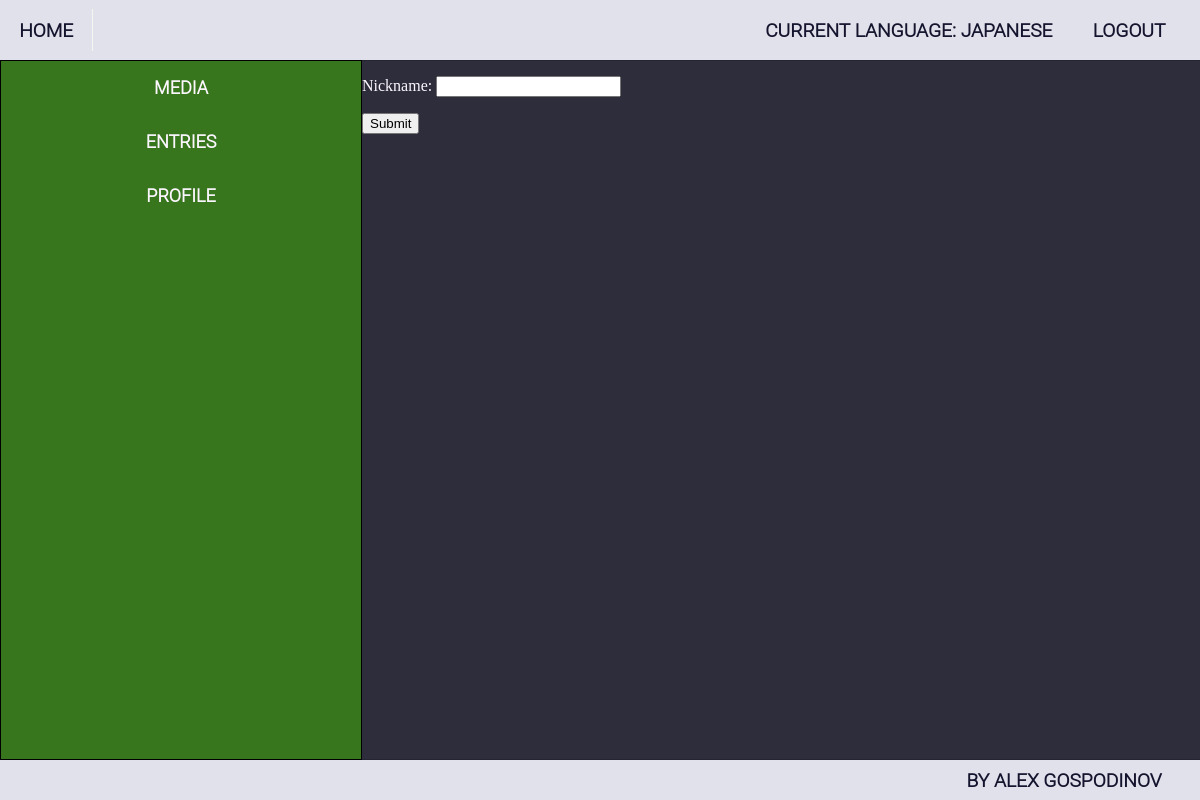
Page /accounts/profile/1/edit/ (signed in) on the earlier database version.
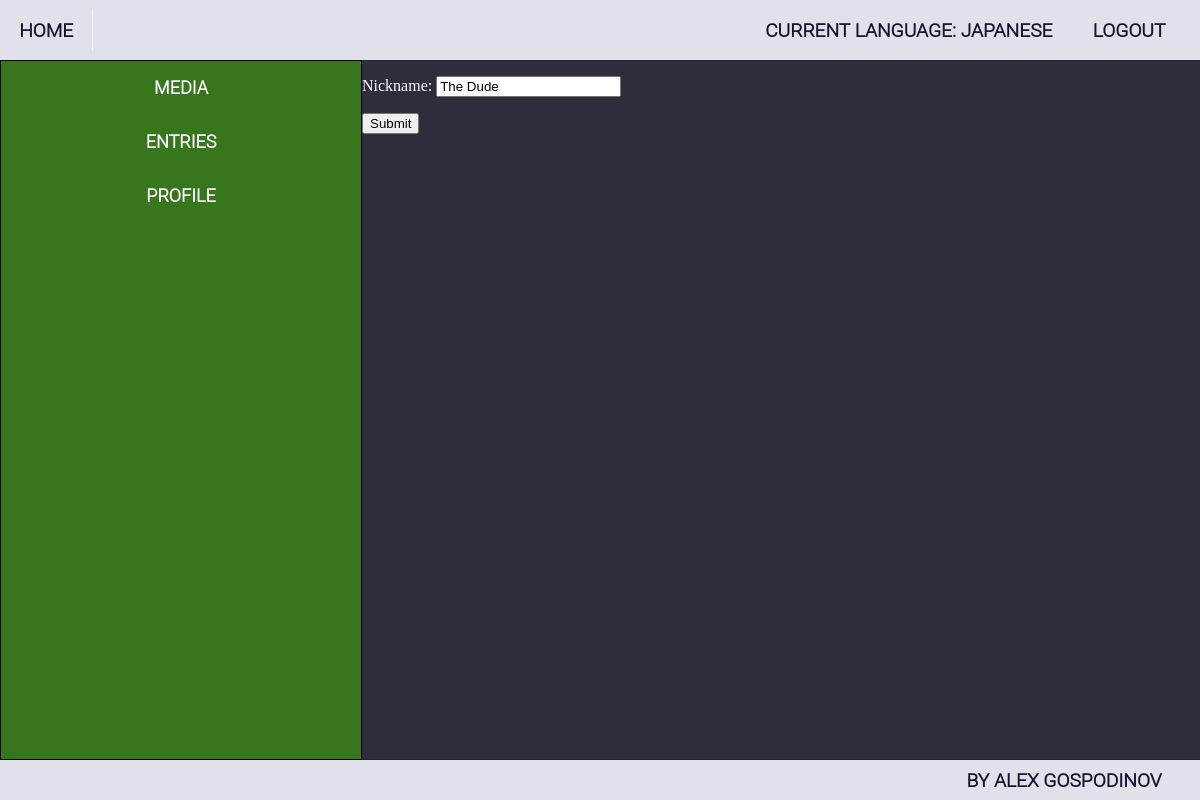
Same page on the later database version.
### ImmersionTracker/accounts/models.py (models this page shows, shortened)
class Profile(models.Model):
    NICKNAME_MAX_LENGTH = 20
    nickname = models.CharField(
        max_length=NICKNAME_MAX_LENGTH,
        blank=True,
        null=True,
    )
    current_language = models.ForeignKey('languages.Language', on_delete=models.SET_NULL, blank=True, null=True)
    user = models.OneToOneField(
        ImmersionTrackerUser,
        on_delete=models.CASCADE,
        related_name='profile',
        primary_key=True,
    )

### ImmersionTracker/accounts/views.py (the view)
# urls.py: path('<int:pk>/edit/', ProfileEditView.as_view(), name='profile_edit'),
class ProfileEditView(LoginRequiredMixin, views.UpdateView):
    queryset = Profile.objects.all()
    template_name = 'accounts/profile_edit.html'
    fields = ('nickname',)
    success_url = reverse_lazy('index')

### templates/accounts/profile_edit.html (shortened to what this page needs)
{% extends 'base.html' %}
{% block main_content %}
    <form action="{% url 'profile_edit' pk=request.user.id %}" method="post">
        {{ form.as_p }}
        <button type="submit"> Submit </button>
    </form>
{% endblock %}

Differences in the rows shown:
changed Profile: nickname (not shown) → "The Dude"
